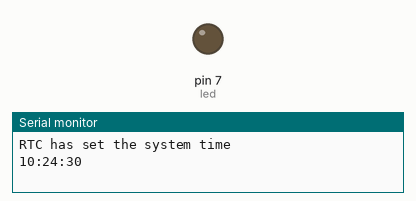
Bench run of a sketch on a simulated Arduino Uno, built with avr-gcc and run on an emulated ATmega328P. On the bench: output pins drawn as LEDs (lit = HIGH), the last lines printed to the serial monitor. The local clock reads 2024-03-15 10:24:30 at power-on unless the sketch sets it.

Above: at 0.1 s.
At 90.1 s:
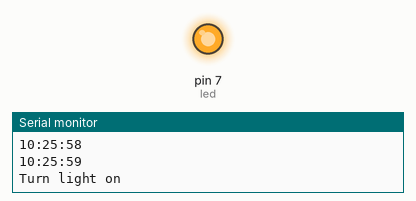
Timing chart, 0 to 101.5 s (numbered marks = the images above):
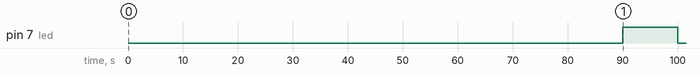

The sketch:

sketch_jan11a.ino
```cpp
/*
 *
 * Complete project details at http://randomnerdtutorials.com
 * Based on TimeAlarmExample from TimeAlarms library created by Michael Margolis
 *
 */

#include <TimeLib.h>
#include <TimeAlarms.h>
#include <Wire.h>
#include <DS1307RTC.h>  // a basic DS1307 library that returns time as a time_t

const int led = 7;

void setup() {
  // prepare pin as output
  pinMode(led, OUTPUT);
  digitalWrite(led, LOW);

  Serial.begin(9600);
  // wait for Arduino Serial Monitor
  while (!Serial) ;

  // get and set the time from the RTC
  setSyncProvider(RTC.get);
  if (timeStatus() != timeSet)
     Serial.println("Unable to sync with the RTC");
  else
     Serial.println("RTC has set the system time");

  // to test your project, you can set the time manually
  //setTime(8,29,0,1,1,11); // set time to Saturday 8:29:00am Jan 1 2011

  // create the alarms, to trigger functions at specific times
  Alarm.alarmRepeat(10,26,0,MorningONalarm);
  Alarm.alarmRepeat(10,26,10,MorningOFFalarm);
  //Alarm.alarmRepeat(19,0,0,EveningONalarm);
  //Alarm.alarmRepeat(19,0,0,EveningOFFalarm);
}

void loop() {
  digitalClockDisplay();
  // wait one second between each clock display in serial monitor
  Alarm.delay(1000);
}

// functions to be called when an alarm triggers
void MorningONalarm() {
  // write here the task to perform every morning
  Serial.println("Turn light on");
  digitalWrite(led, HIGH);
}
void MorningOFFalarm() {
  // write here the task to perform every evening
  Serial.println("Turn light off");
  digitalWrite(led, LOW);
}

void digitalClockDisplay() {
  // digital clock display of the time
  Serial.print(hour());
  printDigits(minute());
  printDigits(second());
  Serial.println();
}
void printDigits(int digits) {
  Serial.print(":");
  if (digits < 10)
    Serial.print('0');
  Serial.print(digits);
}
```

Measured:
- by itself, pin 7 (led): LOW → HIGH at 90.0 s, → LOW 10.0 s later
